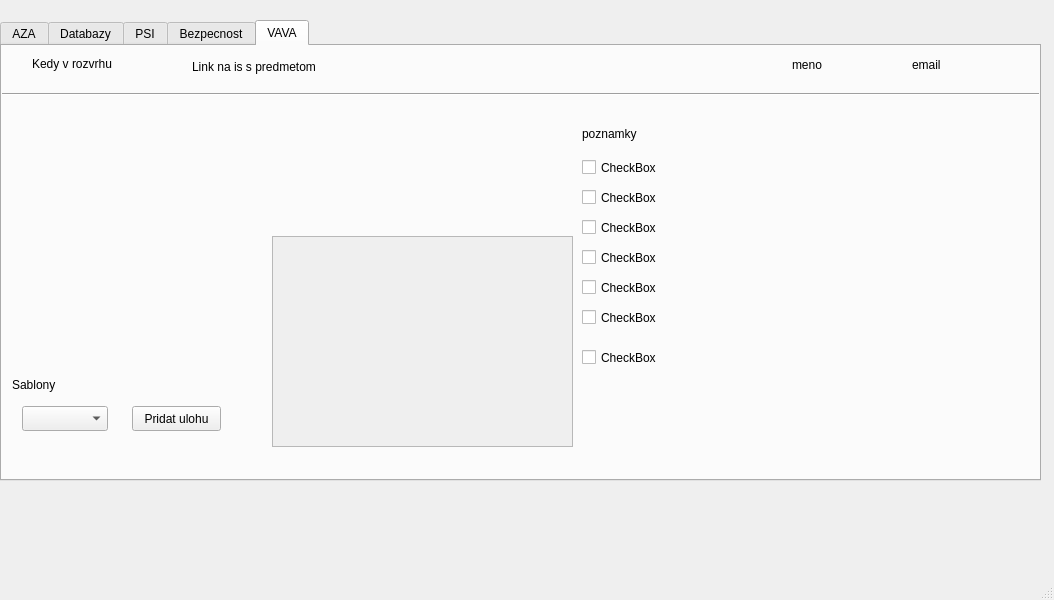
<?xml version="1.0" encoding="UTF-8"?>
<ui version="4.0">
 <class>MainWindow2</class>
 <widget class="QMainWindow" name="MainWindow2">
  <property name="geometry">
   <rect>
    <x>0</x>
    <y>0</y>
    <width>1054</width>
    <height>600</height>
   </rect>
  </property>
  <property name="windowTitle">
   <string>MainWindow</string>
  </property>
  <widget class="QWidget" name="centralwidget">
   <widget class="QTabWidget" name="tabWidget">
    <property name="geometry">
     <rect>
      <x>0</x>
      <y>20</y>
      <width>1041</width>
      <height>461</height>
     </rect>
    </property>
    <property name="currentIndex">
     <number>4</number>
    </property>
    <widget class="QWidget" name="subject1">
     <attribute name="title">
      <string>AZA</string>
     </attribute>
    </widget>
    <widget class="QWidget" name="subject2">
     <attribute name="title">
      <string>Databazy</string>
     </attribute>
    </widget>
    <widget class="QWidget" name="subject3">
     <attribute name="title">
      <string>PSI</string>
     </attribute>
    </widget>
    <widget class="QWidget" name="subject4">
     <attribute name="title">
      <string>Bezpecnost</string>
     </attribute>
    </widget>
    <widget class="QWidget" name="subject5">
     <attribute name="title">
      <string>VAVA</string>
     </attribute>
     <widget class="QLabel" name="label">
      <property name="geometry">
       <rect>
        <x>910</x>
        <y>10</y>
        <width>67</width>
        <height>17</height>
       </rect>
      </property>
      <property name="text">
       <string>email</string>
      </property>
     </widget>
     <widget class="QLabel" name="label_2">
      <property name="geometry">
       <rect>
        <x>790</x>
        <y>10</y>
        <width>67</width>
        <height>17</height>
       </rect>
      </property>
      <property name="text">
       <string>meno</string>
      </property>
     </widget>
     <widget class="QLabel" name="label_3">
      <property name="geometry">
       <rect>
        <x>20</x>
        <y>30</y>
        <width>67</width>
        <height>17</height>
       </rect>
      </property>
      <property name="text">
       <string/>
      </property>
     </widget>
     <widget class="QLabel" name="label_4">
      <property name="geometry">
       <rect>
        <x>30</x>
        <y>10</y>
        <width>111</width>
        <height>16</height>
       </rect>
      </property>
      <property name="text">
       <string>Kedy v rozvrhu</string>
      </property>
     </widget>
     <widget class="QLabel" name="label_5">
      <property name="geometry">
       <rect>
        <x>190</x>
        <y>10</y>
        <width>161</width>
        <height>21</height>
       </rect>
      </property>
      <property name="text">
       <string>Link na is s predmetom</string>
      </property>
     </widget>
     <widget class="QPushButton" name="pushButton">
      <property name="geometry">
       <rect>
        <x>130</x>
        <y>360</y>
        <width>89</width>
        <height>25</height>
       </rect>
      </property>
      <property name="text">
       <string>Pridat ulohu</string>
      </property>
     </widget>
     <widget class="QComboBox" name="comboBox">
      <property name="geometry">
       <rect>
        <x>20</x>
        <y>360</y>
        <width>86</width>
        <height>25</height>
       </rect>
      </property>
     </widget>
     <widget class="QLabel" name="label_6">
      <property name="geometry">
       <rect>
        <x>10</x>
        <y>330</y>
        <width>67</width>
        <height>17</height>
       </rect>
      </property>
      <property name="text">
       <string>Sablony</string>
      </property>
     </widget>
     <widget class="Line" name="line">
      <property name="geometry">
       <rect>
        <x>0</x>
        <y>40</y>
        <width>1041</width>
        <height>16</height>
       </rect>
      </property>
      <property name="orientation">
       <enum>Qt::Horizontal</enum>
      </property>
     </widget>
     <widget class="QLabel" name="label_7">
      <property name="geometry">
       <rect>
        <x>580</x>
        <y>80</y>
        <width>71</width>
        <height>16</height>
       </rect>
      </property>
      <property name="text">
       <string>poznamky</string>
      </property>
     </widget>
     <widget class="QCheckBox" name="checkBox">
      <property name="geometry">
       <rect>
        <x>580</x>
        <y>110</y>
        <width>92</width>
        <height>23</height>
       </rect>
      </property>
      <property name="text">
       <string>CheckBox</string>
      </property>
     </widget>
     <widget class="QCheckBox" name="checkBox_2">
      <property name="geometry">
       <rect>
        <x>580</x>
        <y>140</y>
        <width>92</width>
        <height>23</height>
       </rect>
      </property>
      <property name="text">
       <string>CheckBox</string>
      </property>
     </widget>
     <widget class="QCheckBox" name="checkBox_3">
      <property name="geometry">
       <rect>
        <x>580</x>
        <y>170</y>
        <width>92</width>
        <height>23</height>
       </rect>
      </property>
      <property name="text">
       <string>CheckBox</string>
      </property>
     </widget>
     <widget class="QCheckBox" name="checkBox_4">
      <property name="geometry">
       <rect>
        <x>580</x>
        <y>200</y>
        <width>92</width>
        <height>23</height>
       </rect>
      </property>
      <property name="text">
       <string>CheckBox</string>
      </property>
     </widget>
     <widget class="QCheckBox" name="checkBox_5">
      <property name="geometry">
       <rect>
        <x>580</x>
        <y>230</y>
        <width>92</width>
        <height>23</height>
       </rect>
      </property>
      <property name="text">
       <string>CheckBox</string>
      </property>
     </widget>
     <widget class="QCheckBox" name="checkBox_6">
      <property name="geometry">
       <rect>
        <x>580</x>
        <y>260</y>
        <width>92</width>
        <height>23</height>
       </rect>
      </property>
      <property name="text">
       <string>CheckBox</string>
      </property>
     </widget>
     <widget class="QCheckBox" name="checkBox_7">
      <property name="geometry">
       <rect>
        <x>580</x>
        <y>300</y>
        <width>92</width>
        <height>23</height>
       </rect>
      </property>
      <property name="text">
       <string>CheckBox</string>
      </property>
     </widget>
     <widget class="QScrollArea" name="scrollArea">
      <property name="geometry">
       <rect>
        <x>270</x>
        <y>190</y>
        <width>301</width>
        <height>211</height>
       </rect>
      </property>
      <property name="widgetResizable">
       <bool>true</bool>
      </property>
      <widget class="QWidget" name="scrollAreaWidgetContents">
       <property name="geometry">
        <rect>
         <x>0</x>
         <y>0</y>
         <width>299</width>
         <height>209</height>
        </rect>
       </property>
      </widget>
     </widget>
    </widget>
   </widget>
  </widget>
  <widget class="QMenuBar" name="menubar">
   <property name="geometry">
    <rect>
     <x>0</x>
     <y>0</y>
     <width>1054</width>
     <height>22</height>
    </rect>
   </property>
  </widget>
  <widget class="QStatusBar" name="statusbar"/>
 </widget>
 <resources/>
 <connections/>
</ui>
